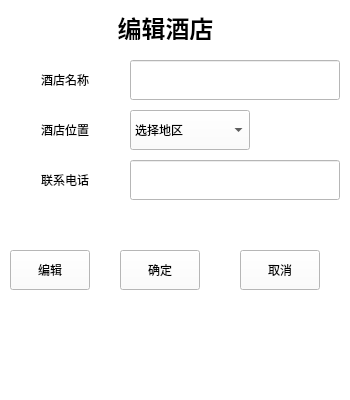
<?xml version="1.0" encoding="UTF-8"?>
<ui version="4.0">
 <class>edithotel</class>
 <widget class="QMainWindow" name="edithotel">
  <property name="geometry">
   <rect>
    <x>0</x>
    <y>0</y>
    <width>350</width>
    <height>400</height>
   </rect>
  </property>
  <property name="minimumSize">
   <size>
    <width>350</width>
    <height>400</height>
   </size>
  </property>
  <property name="maximumSize">
   <size>
    <width>350</width>
    <height>400</height>
   </size>
  </property>
  <property name="windowTitle">
   <string>蛋壳行记</string>
  </property>
  <property name="styleSheet">
   <string notr="true">background-color: rgb(255, 255, 255);
color: rgb(0, 0, 0);
font: 14pt &quot;等线&quot;;</string>
  </property>
  <widget class="QWidget" name="centralwidget">
   <widget class="QLabel" name="label">
    <property name="geometry">
     <rect>
      <x>100</x>
      <y>10</y>
      <width>131</width>
      <height>30</height>
     </rect>
    </property>
    <property name="text">
     <string>&lt;html&gt;&lt;head/&gt;&lt;body&gt;&lt;p align=&quot;center&quot;&gt;&lt;span style=&quot; font-size:18pt; font-weight:600;&quot;&gt;编辑酒店&lt;/span&gt;&lt;/p&gt;&lt;/body&gt;&lt;/html&gt;</string>
    </property>
   </widget>
   <widget class="QLabel" name="label_2">
    <property name="geometry">
     <rect>
      <x>10</x>
      <y>60</y>
      <width>110</width>
      <height>40</height>
     </rect>
    </property>
    <property name="text">
     <string>&lt;html&gt;&lt;head/&gt;&lt;body&gt;&lt;p align=&quot;center&quot;&gt;酒店名称&lt;/p&gt;&lt;/body&gt;&lt;/html&gt;</string>
    </property>
   </widget>
   <widget class="QLabel" name="label_3">
    <property name="geometry">
     <rect>
      <x>10</x>
      <y>110</y>
      <width>110</width>
      <height>40</height>
     </rect>
    </property>
    <property name="text">
     <string>&lt;html&gt;&lt;head/&gt;&lt;body&gt;&lt;p align=&quot;center&quot;&gt;酒店位置&lt;/p&gt;&lt;/body&gt;&lt;/html&gt;</string>
    </property>
   </widget>
   <widget class="QLabel" name="label_4">
    <property name="geometry">
     <rect>
      <x>10</x>
      <y>160</y>
      <width>110</width>
      <height>40</height>
     </rect>
    </property>
    <property name="text">
     <string>&lt;html&gt;&lt;head/&gt;&lt;body&gt;&lt;p align=&quot;center&quot;&gt;联系电话&lt;/p&gt;&lt;/body&gt;&lt;/html&gt;</string>
    </property>
   </widget>
   <widget class="QComboBox" name="cLoc">
    <property name="geometry">
     <rect>
      <x>130</x>
      <y>110</y>
      <width>120</width>
      <height>40</height>
     </rect>
    </property>
    <item>
     <property name="text">
      <string>选择地区</string>
     </property>
    </item>
    <item>
     <property name="text">
      <string>海淀区</string>
     </property>
    </item>
    <item>
     <property name="text">
      <string>朝阳区</string>
     </property>
    </item>
    <item>
     <property name="text">
      <string>丰台区</string>
     </property>
    </item>
    <item>
     <property name="text">
      <string>东城区</string>
     </property>
    </item>
    <item>
     <property name="text">
      <string>西城区</string>
     </property>
    </item>
   </widget>
   <widget class="QLineEdit" name="lHName">
    <property name="geometry">
     <rect>
      <x>130</x>
      <y>60</y>
      <width>210</width>
      <height>40</height>
     </rect>
    </property>
   </widget>
   <widget class="QLineEdit" name="lTel">
    <property name="geometry">
     <rect>
      <x>130</x>
      <y>160</y>
      <width>210</width>
      <height>40</height>
     </rect>
    </property>
   </widget>
   <widget class="QPushButton" name="bEdit">
    <property name="geometry">
     <rect>
      <x>10</x>
      <y>250</y>
      <width>80</width>
      <height>40</height>
     </rect>
    </property>
    <property name="text">
     <string>编辑</string>
    </property>
   </widget>
   <widget class="QPushButton" name="bOK">
    <property name="geometry">
     <rect>
      <x>120</x>
      <y>250</y>
      <width>80</width>
      <height>40</height>
     </rect>
    </property>
    <property name="text">
     <string>确定</string>
    </property>
   </widget>
   <widget class="QPushButton" name="bCancel">
    <property name="geometry">
     <rect>
      <x>240</x>
      <y>250</y>
      <width>80</width>
      <height>40</height>
     </rect>
    </property>
    <property name="text">
     <string>取消</string>
    </property>
   </widget>
  </widget>
  <widget class="QMenuBar" name="menubar">
   <property name="geometry">
    <rect>
     <x>0</x>
     <y>0</y>
     <width>350</width>
     <height>30</height>
    </rect>
   </property>
  </widget>
  <widget class="QStatusBar" name="statusbar"/>
 </widget>
 <resources/>
 <connections/>
</ui>
